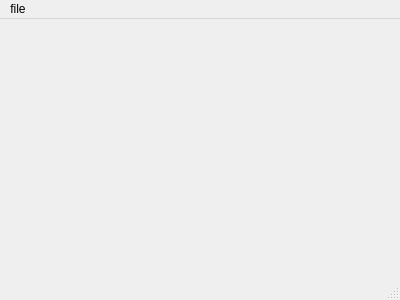
<?xml version="1.0" encoding="UTF-8"?>
<ui version="4.0">
 <class>MainWindow</class>
 <widget class="QMainWindow" name="MainWindow">
  <property name="geometry">
   <rect>
    <x>0</x>
    <y>0</y>
    <width>400</width>
    <height>300</height>
   </rect>
  </property>
  <property name="windowTitle">
   <string>MainWindow</string>
  </property>
  <widget class="QWidget" name="centralWidget"/>
  <widget class="QMenuBar" name="menuBar">
   <property name="geometry">
    <rect>
     <x>0</x>
     <y>0</y>
     <width>400</width>
     <height>25</height>
    </rect>
   </property>
   <widget class="QMenu" name="menuFile">
    <property name="title">
     <string>file</string>
    </property>
    <addaction name="actionNew_tab"/>
   </widget>
   <addaction name="menuFile"/>
  </widget>
  <widget class="QStatusBar" name="statusBar"/>
  <action name="actionNew_tab">
   <property name="text">
    <string>new tab</string>
   </property>
   <property name="shortcut">
    <string>Ctrl+N</string>
   </property>
  </action>
 </widget>
 <layoutdefault spacing="6" margin="11"/>
 <resources/>
 <connections/>
</ui>
